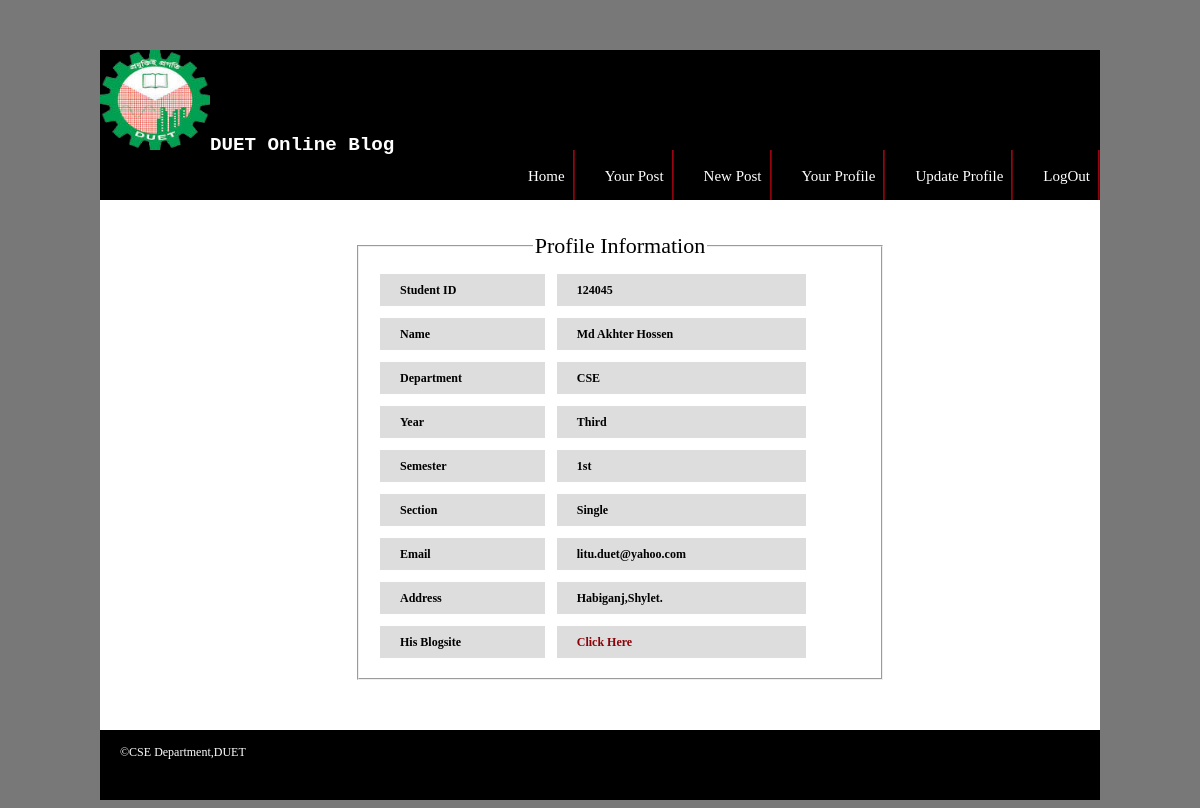
The app's page /admin/checkProfile.php?id=124045 with its own data.
### tables this page shows
CREATE TABLE IF NOT EXISTS `stu_details` (
  `id` int(10) NOT NULL,
  `s_name` varchar(22) NOT NULL,
  `dept` varchar(22) NOT NULL,
  `year` varchar(11) NOT NULL,
  `semester` varchar(11) NOT NULL,
  `section` varchar(30) NOT NULL,
  `user_id` int(10) NOT NULL,
  `user_pass` varchar(20) NOT NULL,
  `file` varchar(500) NOT NULL,
  `email` varchar(50) NOT NULL,
  `address` varchar(200) NOT NULL,
  `u_name` varchar(50) NOT NULL,
  `t_name` varchar(20) NOT NULL,
  `online` int(2) NOT NULL,
  KEY `id` (`id`)
);

### admin/includeOthers/dataRetriveSTD.php (called while the page is built, shortened)
<?php
		$id=$_REQUEST['id'];
	   $result ="SELECT * FROM stu_details WHERE id='".$id."'";
		$tt=mysql_query($result);
		while($row = mysql_fetch_array($tt))
        {
		  $id=$row[0];
		  $name=$row[1];
		  $dept=$row[2];
		  $year=$row[3];
		  $sem=$row[4];
		  $sec=$row[5];
		  $email=$row[9];
		  $address=$row[10];
        }
	?>

### admin/include/profileStudent.php (the view, shortened to what this page needs)
<?php include ('includeOthers/dataRetriveSTD.php');?>
	<div class="post">
						<h1 class="title"><a href="#"></a></h1>
<fieldset>
  <legend align="center" style="font-size:22px; color:#000000">Profile Information</h3></b></legend>
	<form id="login" name="login" method="post"  >
		<table border="0" class='t1' cellpadding="5" cellspacing="12" align="center">
			<tr>
				<th>Student ID</th><th><?php echo $id; ?></th>
			</tr>
			<tr>
				<th>Name</th><th><?php echo $name; ?></th>
			</tr>
            <tr>
				<th>Department</th><th><?php echo $dept; ?></th>
			</tr>
            <tr>
				<th>Year</th><th><?php echo $year; ?></th>
			</tr>
			<tr>
				<th>Semester</th><th><?php echo $sem; ?></th>
			</tr>
             <tr>
				<th>Section</th><th><?php echo $sec; ?></th>
			</tr>
				<tr>
				<th>Email</th><th><?php echo $email; ?></th>
			</tr>
			  <tr>
				<th>Address</th><th><?php echo $address; ?></th>
			</tr>
			<?php if($id!=$user_id && $name!="")
			{?>
			<tr>
				<th>His Blogsite</th><th><?php echo "<a href='indexSelf.php?req=$id'>Click Here</a>"; ?></th>
			</tr>
			<?php
			}?>
		</table></h3></pre>
	</form>
<br /><br />
 </div>

### admin/default.css (style rules this page uses)
body { margin-top: 50px; padding: 0; background: #787878; text-align: justify; font-family: Georgia, "Times New Roman", Times, serif; font-size: 12px; color: #616161; }
h1, h2, h3 { margin-top: 0; color: #8C0209; }
h1 { font-size: 1.9em; font-weight: normal; }
a { text-decoration: none; color: #8C0209; }
.post { padding-bottom: 15px; line-height: 200%; }
.post h1 { font-weight: normal; }
.title { margin: 0; padding: 10px 0 4px 20px; font-weight: normal; }

### admin/stylecss2.css (style rules this page uses)
table.t1 { width:450px;text-align:left; float:left; color:black; }
table.t1 th { padding: 4px 10px 4px 20px; font-size: 12px;text-align:left; font-family: Georgia, "Times New Roman", Times, serif;background-color: #ddd; color:black; }

### records on screen
stu_details: id "124045", s_name "Md Akhter Hossen", dept "CSE", year "Third", semester "1st", section "Single", email "litu.duet@yahoo.com", address "Habiganj,Shylet."
